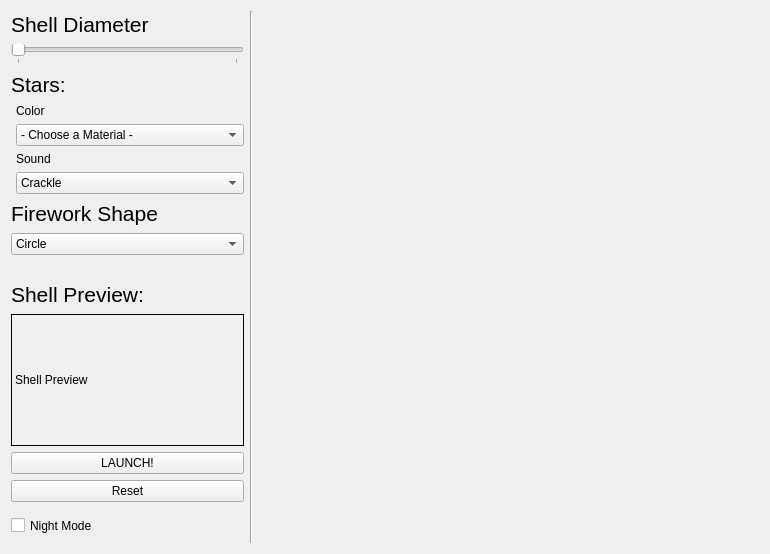
<?xml version="1.0" encoding="UTF-8"?>
<ui version="4.0">
 <class>FireworkSandbox</class>
 <widget class="QWidget" name="FireworkSandbox">
  <property name="geometry">
   <rect>
    <x>0</x>
    <y>0</y>
    <width>770</width>
    <height>554</height>
   </rect>
  </property>
  <property name="sizePolicy">
   <sizepolicy hsizetype="MinimumExpanding" vsizetype="MinimumExpanding">
    <horstretch>0</horstretch>
    <verstretch>0</verstretch>
   </sizepolicy>
  </property>
  <property name="baseSize">
   <size>
    <width>770</width>
    <height>554</height>
   </size>
  </property>
  <property name="windowTitle">
   <string>Form</string>
  </property>
  <layout class="QHBoxLayout" name="horizontalLayout">
   <item>
    <layout class="QVBoxLayout" name="verticalLayout">
     <item>
      <widget class="QLabel" name="shellDiameterLabel">
       <property name="font">
        <font>
         <pointsize>16</pointsize>
        </font>
       </property>
       <property name="text">
        <string>Shell Diameter</string>
       </property>
      </widget>
     </item>
     <item>
      <widget class="QSlider" name="shellDiameterSlider">
       <property name="minimum">
        <number>3</number>
       </property>
       <property name="maximum">
        <number>12</number>
       </property>
       <property name="singleStep">
        <number>3</number>
       </property>
       <property name="orientation">
        <enum>Qt::Horizontal</enum>
       </property>
       <property name="tickPosition">
        <enum>QSlider::TicksBelow</enum>
       </property>
      </widget>
     </item>
     <item>
      <widget class="QLabel" name="starsLabel">
       <property name="font">
        <font>
         <pointsize>16</pointsize>
        </font>
       </property>
       <property name="text">
        <string>Stars:</string>
       </property>
      </widget>
     </item>
     <item>
      <layout class="QHBoxLayout" name="horizontalLayout_2">
       <item>
        <spacer name="horizontalSpacer">
         <property name="orientation">
          <enum>Qt::Horizontal</enum>
         </property>
         <property name="sizeType">
          <enum>QSizePolicy::Fixed</enum>
         </property>
         <property name="sizeHint" stdset="0">
          <size>
           <width>5</width>
           <height>40</height>
          </size>
         </property>
        </spacer>
       </item>
       <item>
        <layout class="QVBoxLayout" name="verticalLayout_2">
         <item>
          <widget class="QLabel" name="label_3">
           <property name="text">
            <string>Color</string>
           </property>
          </widget>
         </item>
         <item>
          <widget class="QComboBox" name="colorsDropdown">
           <item>
            <property name="text">
             <string>- Choose a Material -</string>
            </property>
           </item>
           <item>
            <property name="text">
             <string>Aluminum</string>
            </property>
           </item>
           <item>
            <property name="text">
             <string>Barium Salts</string>
            </property>
           </item>
           <item>
            <property name="text">
             <string>Calcium Salts</string>
            </property>
           </item>
           <item>
            <property name="text">
             <string>Copper Salts</string>
            </property>
           </item>
           <item>
            <property name="text">
             <string>Lithium</string>
            </property>
           </item>
           <item>
            <property name="text">
             <string>Sodium Salts</string>
            </property>
           </item>
           <item>
            <property name="text">
             <string>Strontium Salts</string>
            </property>
           </item>
           <item>
            <property name="text">
             <string>Strontium + Copper Compounds</string>
            </property>
           </item>
          </widget>
         </item>
         <item>
          <widget class="QLabel" name="label_4">
           <property name="text">
            <string>Sound</string>
           </property>
          </widget>
         </item>
         <item>
          <widget class="QComboBox" name="soundsDropdown">
           <item>
            <property name="text">
             <string>Crackle</string>
            </property>
           </item>
           <item>
            <property name="text">
             <string>Whistle</string>
            </property>
           </item>
           <item>
            <property name="text">
             <string>Bang</string>
            </property>
           </item>
          </widget>
         </item>
        </layout>
       </item>
      </layout>
     </item>
     <item>
      <widget class="QLabel" name="fireworkShapeLabel">
       <property name="font">
        <font>
         <pointsize>16</pointsize>
        </font>
       </property>
       <property name="text">
        <string>Firework Shape</string>
       </property>
      </widget>
     </item>
     <item>
      <widget class="QComboBox" name="shapeDropdown">
       <item>
        <property name="text">
         <string>Circle</string>
        </property>
       </item>
       <item>
        <property name="text">
         <string>Heart</string>
        </property>
       </item>
       <item>
        <property name="text">
         <string>Star</string>
        </property>
       </item>
       <item>
        <property name="text">
         <string>Smile</string>
        </property>
       </item>
      </widget>
     </item>
     <item>
      <spacer name="verticalSpacer">
       <property name="orientation">
        <enum>Qt::Vertical</enum>
       </property>
       <property name="sizeType">
        <enum>QSizePolicy::Fixed</enum>
       </property>
       <property name="sizeHint" stdset="0">
        <size>
         <width>20</width>
         <height>20</height>
        </size>
       </property>
      </spacer>
     </item>
     <item>
      <widget class="QLabel" name="shellPreviewLabel">
       <property name="font">
        <font>
         <pointsize>16</pointsize>
        </font>
       </property>
       <property name="text">
        <string>Shell Preview:</string>
       </property>
      </widget>
     </item>
     <item>
      <widget class="QLabel" name="shellPreview">
       <property name="minimumSize">
        <size>
         <width>132</width>
         <height>132</height>
        </size>
       </property>
       <property name="frameShape">
        <enum>QFrame::Box</enum>
       </property>
       <property name="text">
        <string>Shell Preview</string>
       </property>
      </widget>
     </item>
     <item>
      <widget class="QPushButton" name="launchButton">
       <property name="text">
        <string>LAUNCH!</string>
       </property>
      </widget>
     </item>
     <item>
      <widget class="QPushButton" name="resetButton">
       <property name="text">
        <string>Reset</string>
       </property>
      </widget>
     </item>
     <item>
      <widget class="QCheckBox" name="nightModeCheckBox">
       <property name="minimumSize">
        <size>
         <width>0</width>
         <height>35</height>
        </size>
       </property>
       <property name="text">
        <string>Night Mode</string>
       </property>
      </widget>
     </item>
    </layout>
   </item>
   <item>
    <widget class="Line" name="line">
     <property name="orientation">
      <enum>Qt::Vertical</enum>
     </property>
    </widget>
   </item>
   <item>
    <widget class="FireworkSceneWidget" name="fireworkScene" native="true">
     <property name="minimumSize">
      <size>
       <width>500</width>
       <height>0</height>
      </size>
     </property>
     <property name="autoFillBackground">
      <bool>true</bool>
     </property>
     <property name="styleSheet">
      <string notr="true"/>
     </property>
    </widget>
   </item>
  </layout>
 </widget>
 <customwidgets>
  <customwidget>
   <class>FireworkSceneWidget</class>
   <extends>QWidget</extends>
   <header>FireworkSceneWidget.h</header>
   <container>1</container>
  </customwidget>
 </customwidgets>
 <resources/>
 <connections/>
</ui>
